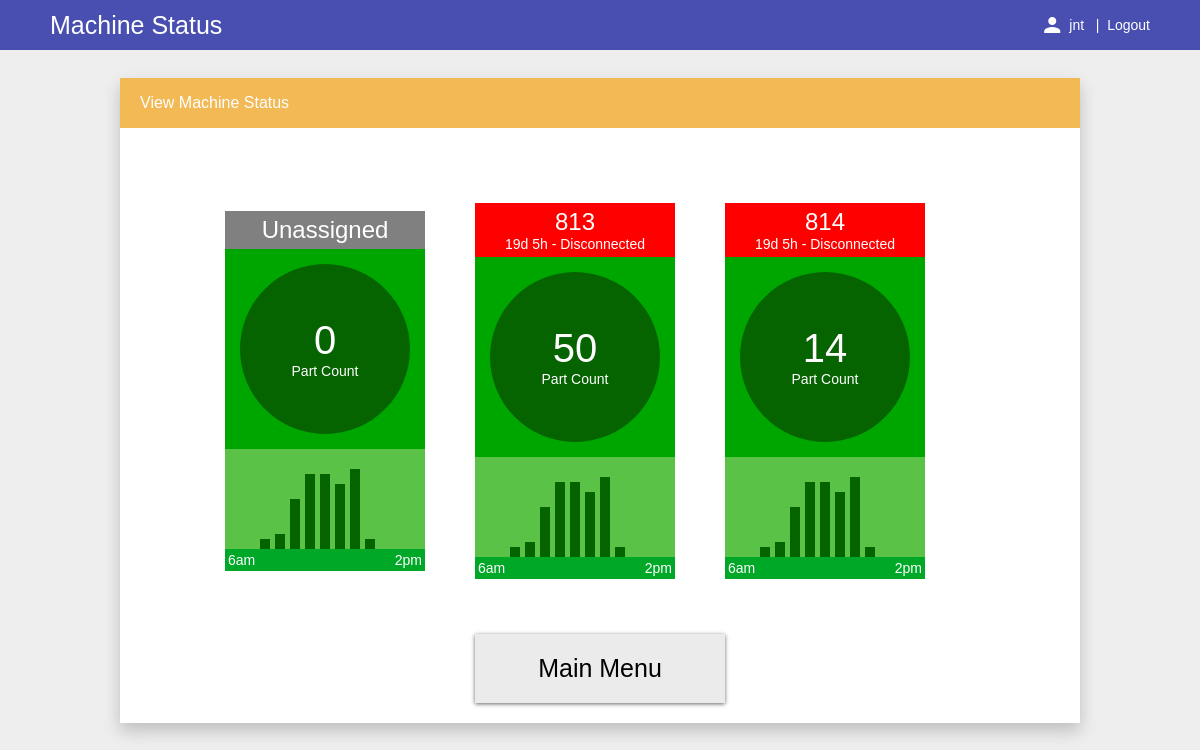
The app's page /machineStatus/machineStatus.php (signed in) with its own data.
### tables this page shows
CREATE TABLE `sensor` (
  `id` int(11) NOT NULL,
  `sensorId` varchar(32) NOT NULL,
  `wcNumber` int(11) DEFAULT NULL,
  `lastContact` datetime DEFAULT NULL,
  `lastCount` datetime DEFAULT NULL,
  `partCount` int(11) NOT NULL DEFAULT '0',
  `resetTime` datetime DEFAULT NULL
);

### authentication.php (called while the page is built, shortened)
<?php
require_once 'database.php';
class Authentication
{
   static public function getAuthenticatedUser()
   {
      $authenticatedUser = null;
      if (isset($_SESSION["authenticatedUser"]) && ($_SESSION["authenticatedUser"] == true))
      {
         $authenticatedUser = $_SESSION["authenticatedUser"];
      }
      return ($authenticatedUser);
   }
}
?>

### database.php (called while the page is built, shortened)
<?php
require_once 'time.php';
class MySqlDatabase implements Database
{
   function __construct(
      $server,
      $user,
      $password,
      $database)
   {
      $this->server = $server;
      $this->user = $user;
      $this->password = $password;
      $this->database = $database;
   }
   public function connect()
   {
      $this->connection = new mysqli($this->server, $this->user, $this->password, $this->database);
      if ($this->connection->connect_error)
      {
      }
      else
      {
         $this->isConnected = true;
      }
   }
   public function isConnected()
   {
      return ($this->isConnected);
   }
   public function query(
      $query)
   {
      $result = NULL;
      if ($this->isConnected())
      {
         $result = $this->connection->query($query);
      }
      return ($result);
   }
   private $server = "";
   private $user = "";
   private $password = "";
   private $database = "";
   private $connection;
   private $isConnected = false;
}
class PPTPDatabase extends MySqlDatabase
{
   public function getSensors()
   {
      $query = "SELECT * FROM sensor ORDER BY wcNumber ASC;";
      $result = $this->query($query);
      return ($result);
   }
   public function getSensor($sensorId)
   {
      $query = "SELECT * FROM sensor WHERE sensorId = \"$sensorId\";";
      $result = $this->query($query);
      return ($result);
   }
}
?>

### time.php (called while the page is built, shortened)
<?php
class Time
{
   static public function now($format)
   {
      $dateTime = new DateTime();
      $dateTime->setTimezone(new DateTimeZone('America/New_York'));
      return ($dateTime->format($format));
   }
   static public function fromMySqlDate($dateString, $format)
   {
      $dateTime= new DateTime($dateString, new DateTimeZone('UTC'));
      $dateTime->setTimezone(new DateTimeZone('America/New_York'));
      return ($dateTime->format($format));
   }
}
?>

### machineStatus/machineStatusIndicator.php (the view, shortened to what this page needs)
<?php
require_once '../time.php';
class MachineStatus
{
   public static function toString($machineStatus)
   {
      $string = "";
      switch ($machineStatus)
      {
         case MachineStatus::DISCONNECTED:
            $string = "Disconnected";
            break;
         default:
            break;
      }
      return ($string);
   }
}
class MachineStatusIndicator
{
   public function __construct($sensorId, $wcNumber)
   {
      $this->sensorId = $sensorId;
      $this->wcNumber = $wcNumber;
      $this->database = new PPTPDatabase();
   }
   public function getHtml()
   {
      $html = "";
      $this->database->connect();
      if ($this->database->isConnected())
      {
         $this->getStatus($status, $uptime);
         $wcDescription = $this->wcNumber ? $this->wcNumber : "Unassigned";
         $statusClass = strtolower(MachineStatus::toString($status));
         $statusDescription = $this->getStatusDescription($status, $uptime);
         $partCount = $this->getPartCount();
         $hourlyGraph = $this->getHourlyGraph();
         $startTime = "6am";
         $endTime = "2pm";
         $html .=
         <<<HEREDOC
         <div class="flex-vertical machine-status-div $statusClass">
            <div class="flex-vertical machine-status-header-div">
               <div class="flex-horizontal wc-text">$wcDescription</div>
               <div id="status-time-$this->wcNumber" class="flex-horizontal small-text">$statusDescription</div>
            </div>
            <div class="flex-horizontal machine-status-body-div">
               <div class="flex-vertical machine-status-part-count-div">
                  <div id="part-count-$this->wcNumber" class="flex-horizontal part-count-text">$partCount</div>
                  <div class="flex-horizontal small-text">Part Count</div>
               </div>
            </div>
            $hourlyGraph
            <div class="flex-horizontal machine-status-footer-div small-text">
               <div>$startTime</div>
               <div>$endTime</div>
            </div>
         </div>
HEREDOC;
      }
      return ($html);
   }
   private function getStatus(&$status, &$uptime)
   {
      $status = MachineStatus::UNASSIGNED;
      $uptime = 0;
      if ($this->wcNumber != 0)
      {
         $status = MachineStatus::DISCONNECTED;
         $result = $this->database->getSensor($this->sensorId);
         if ($result && ($row = $result->fetch_assoc()))
         {
            $lastContact = new DateTime(Time::fromMySqlDate($row["lastContact"], "Y-m-d H:i:s"));
            $lastCount = new DateTime(Time::fromMySqlDate($row["lastCount"], "Y-m-d H:i:s"));
            $now = new DateTime(Time::now("Y-m-d H:i:s"));
            $countInterval = $lastCount->diff($now);
            $contactInterval = $lastContact->diff($now);
            if (($countInterval->d == 0) &&
                ($countInterval->h == 0) &&
                ($countInterval->i == 0) &&
                ($countInterval->s < 10))
            {
               $status = MachineStatus::ACTIVE;
               $uptime = $countInterval;
            }
            else if (($contactInterval->d == 0) &&
                     ($contactInterval->h == 0) &&
                     ($contactInterval->i == 0) &&
                     ($contactInterval->s < 10))
            {
               $status = MachineStatus::IDLE;
               $uptime = $countInterval;
            }
            else
            {
               $status = MachineStatus::DISCONNECTED;
               $uptime = $contactInterval;
            }
         }
      }
      return ($status);
   }
   private function getStatusDescription($status, $uptime)
   {
      $statusDescription = "";
      if ($status == MachineStatus::UNASSIGNED)
      {
         $statusDescription = MachineStatus::toString($status);
      }
      else
      {
         if ($uptime->d > 0)
         {
            $statusDescription = $uptime->d . "d " . $uptime->h . "h";
         }
         $statusDescription .= " - " . MachineStatus::toString($status);
      }
      return ($statusDescription);
   }
   private function getPartCount()
   {
      $result = $this->database->getSensor($this->sensorId);
      if ($result && ($row = $result->fetch_assoc()))
      {
         $partCount = $row["partCount"];
      }
      return ($partCount);
   }
   private function getHourlyPartCounts()
   {
      $partCounts = [0, 0, 45, 78, 78, 898, 456, 688, 345, 34, 0, 0];
      return ($partCounts);
   }
   private function getHourlyGraph()
   {
      $hourlyGraph =
      <<<HEREDOC
      <div class="flex-horizontal machine-status-graph-div">
         <div class="graph-bar" style="height:0%"></div>
         <div class="graph-bar" style="height:0%"></div>
         <div class="graph-bar" style="height:10%"></div>
         <div class="graph-bar" style="height:15%"></div>
         <div class="graph-bar" style="height:50%"></div>
         <div class="graph-bar" style="height:75%"></div>
         <div class="graph-bar" style="height:75%"></div>
         <div class="graph-bar" style="height:65%"></div>
         <div class="graph-bar" style="height:80%"></div>
         <div class="graph-bar" style="height:10%"></div>
         <div class="graph-bar" style="height:0%"></div>
         <div class="graph-bar" style="height:0%"></div>
      </div>
HEREDOC;
      return ($hourlyGraph);
   }
   private $sensorId = 0;
   private $wcNumber = 0;
   private $database;
}
?>

### machineStatus/machineStatus.php (shortened to what this page needs)
<?php
require_once '../authentication.php';
require_once '../header.php';
require_once 'viewMachineStatusPage.php';
function getView()
{
   $view = '';
   return ($view);
}
function processView($view)
{
   switch ($view)
   {
      case 'view_machines':
      default:
            MachineStatusPage::render();
            break;
   }
}
?>
<html>
<head>
<link rel="stylesheet" type="text/css" href="../flex.css"/>
<link rel="stylesheet" type="text/css" href="../pptpTools.css"/>
<link rel="stylesheet" type="text/css" href="machineStatus.css"/>
</head>
<body>
<?php Header::render("Machine Status"); ?>
<div class="flex-horizontal" style="height: 700px;">
   <?php processView(getView())?>
</div>
</body>
</html>

### header.php
<?php
require_once '../authentication.php';
class Header
{
   public static function render($pageTitle)
   {
      $authenticatedUser = Authentication::getAuthenticatedUser();
      echo
<<<HEREDOC
      <div class="header-div">
         <span class="page-title">$pageTitle</span>
         <div class="flex-horizontal">
            <i class="material-icons" style="margin-right:5px; color: #ffffff; font-size: 24px;">person</i>
            <div class="nav-username">$authenticatedUser &nbsp | &nbsp</div>
            <a class="nav-link" href="/pptp/home.php?action=logout">Logout</a>
         </div>
      </div>
HEREDOC;
   }
}
?>

### machineStatus/viewMachineStatusPage.php (shortened to what this page needs)
<?php
require_once '../database.php';
require_once '../navigation.php';
require_once 'machineStatusIndicator.php';
class MachineStatusPage
{
   public static function getHtml()
   {
      $machineStatus = MachineStatusPage::getMachineStatus();
      $navBar = MachineStatusPage::navBar();
      $html =
      <<<HEREDOC
      <form id="timeCardForm" action="timeCard.php" method="POST"></form>
      <div class="flex-vertical card-div">
         <div class="card-header-div">View Machine Status</div>
         <div class="flex-horizontal content-div" style="height:400px;">
            $machineStatus
         </div>
         $navBar
      </div>
      <script src="machineStatus.js"></script>
      <script>
         // Start a one-second timer to update the machine status div.
         setInterval(function(){updateMachineStatus();}, 1000);
      </script>
HEREDOC;
      return ($html);
   }
   public static function render()
   {
      echo (MachineStatusPage::getHtml());
   }
   public static function getMachineStatus()
   {
      $html = "<div id=\"machine-status-container\" class=\"flex-horizontal\">";
      $database = new PPTPDatabase();
      $database->connect();
      if ($database->isConnected())
      {
         $result = $database->getSensors();
         if ($result)
         {
            while ($row = $result->fetch_assoc())
            {
               $machineStatusIndicator = new MachineStatusIndicator($row["sensorId"], $row["wcNumber"]);
               $html .= $machineStatusIndicator->getHtml();
            }
         }
      }
      $html .= "</div>";
      return ($html);
   }
   private static function navBar()
   {
      $navBar = new Navigation();
      $navBar->start();
      $navBar->mainMenuButton();
      $navBar->end();
      return ($navBar->getHtml());
   }
}
?>

### navigation.php (shortened to what this page needs)
<?php
class Navigation
{
   public function getHtml()
   {
      return ($this->html);
   }
   public function start()
   {
      $this->html = "<div class=\"nav-div\">";
   }
   public function end()
   {
      $this->html .= "</div>";
   }
   public function mainMenuButton()
   {
      $this->html .=
      <<<HEREDOC
      <button class="nav-button nav-button-wide" onclick="location.href='../home.php'">
         Main Menu
      </button>
HEREDOC;
   }
   private $html = "";
}

### flex.css (style rules this page uses)
.flex-horizontal { display: flex; flex-direction: row; justify-content:center; align-items:center; align-content: center; }
.flex-vertical { display: flex; flex-direction: column; justify-content:center; align-items:center; }

### pptpTools.css (style rules this page uses)
body { margin: 0px; font-family: "lucida grande",tahoma,verdana,arial,sans-serif; background: #eee; }
.header-div { display: flex; flex-direction: row; justify-content: space-between; align-items: center; height: 50px; background: #484fb0; padding-left: 50px; padding-right: 50px; }
.page-title { font-size: 25px; color: #ffffff; }
.nav-username { font-size: 14px; color: #ffffff; }
.nav-link { font-size: 14px; color: #ffffff; text-decoration: none; }
.card-div { justify-content: flex-start; background: #ffffff; box-shadow: 0px 8px 16px 0px rgba(0,0,0,0.2); align-items: stretch; width: 80%; height: 625px; padding-bottom: 20px; }
.card-header-div { display: flex; flex-direction: row; justify-content: flex-start; align-items: center; background: #f2b955; font-size: 16px; color: #ffffff; padding-left: 20px; height: 50px; }
.content-div { flex-grow: 1; padding-top: 20px; height:400px }
.nav-div { display: flex; flex-direction: row; justify-content: center; align-items: center; }
.nav-button { border-width: 0; outline: none; box-shadow: 0 1px 4px rgba(0, 0, 0, .6); background-color: #ebebeb; cursor: pointer; color: #000000; font-family:"lucida grande",tahoma,verdana,arial,sans-serif; font-size: 25px; height: auto; width: 150px; padding: 20px 20px; margin-right: 20px; margin-left: 20px; }
.nav-button-wide { width: 250px; }

### machineStatus/machineStatus.css (style rules this page uses)
.machine-status-div { width: 200px; margin-right: 50px; align-items: stretch; font-family: "lucida grande",tahoma,verdana,arial,sans-serif; color: #ffffff; }
.machine-status-header-div { background: grey; padding: 5px; }
.disconnected .machine-status-header-div { background: red; }
.machine-status-body-div { background: #00a600; height: 200px; }
.machine-status-part-count-div { background: #056300; border-radius: 50%; height: 85%; width: 85%; }
.machine-status-graph-div { background: #5ac246; height: 100px; align-items: flex-end; justify-content: flex-start; }
.graph-bar { background: #056300; width: 10px; margin-left: 5px; }
.machine-status-footer-div { background: #00a827; justify-content: space-between; padding: 3px; }
.wc-text { font-size: 24px; }
.part-count-text { font-size: 40px; }
.small-text { font-size: 14px; }

### records on screen
sensor: wcNumber "Unassigned", partCount "0"
sensor: wcNumber "813", lastContact "19d 5h - Disconnected", partCount "50"
sensor: wcNumber "814", lastContact "19d 5h - Disconnected", partCount "14"

### other values on screen
$pageTitle "Machine Status"
$authenticatedUser "jnt"
$startTime "6am 6am 6am"
$endTime "2pm 2pm 2pm"
